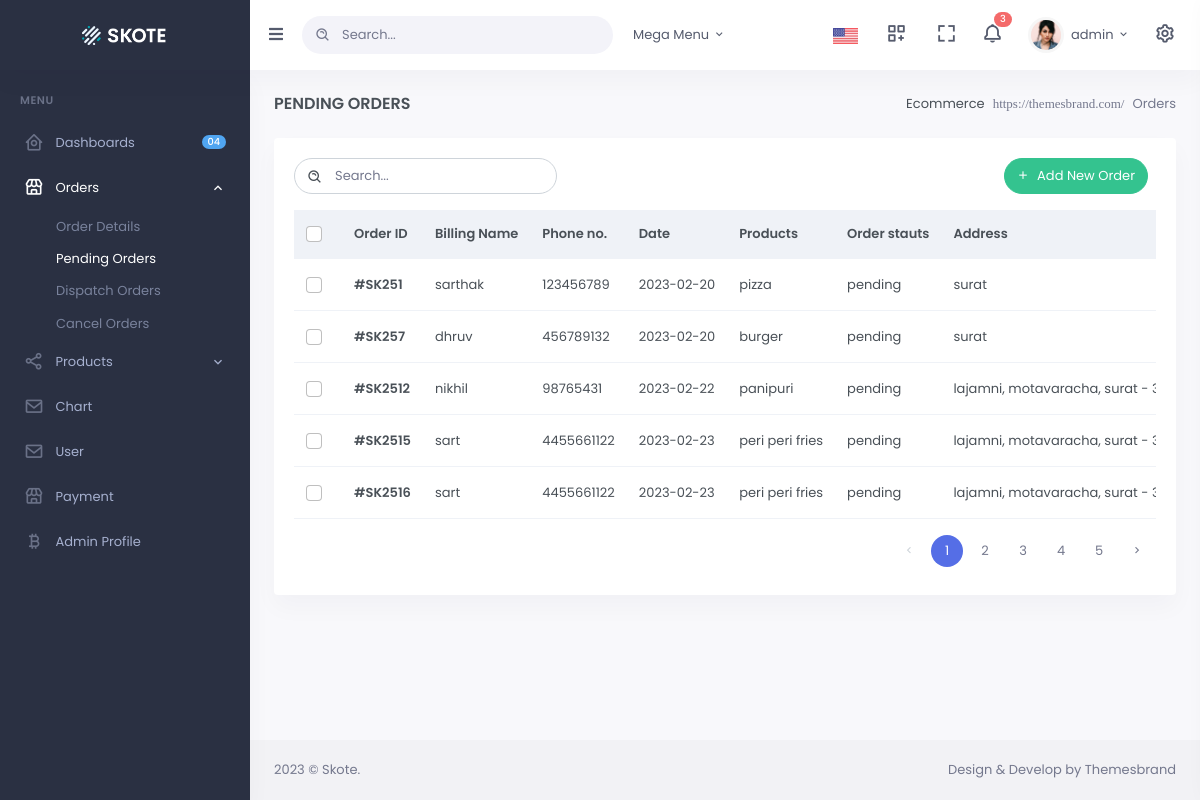
Page /order-pending.php (signed in) on the committed database.
### tables this page shows
CREATE TABLE `order` (
  `order_id` int NOT NULL,
  `billing_name` varchar(255) NOT NULL,
  `product_name` varchar(255) NOT NULL,
  `phone` varchar(15) NOT NULL,
  `order_date` date NOT NULL,
  `total` varchar(255) NOT NULL,
  `pay_status` varchar(255) NOT NULL,
  `pay_method` varchar(255) NOT NULL,
  `user_add` varchar(255) NOT NULL,
  `order_status` varchar(255) NOT NULL,
  `cancel_reason` varchar(255) NOT NULL
);

### order-pending.php (the view, shortened to what this page needs)
<!doctype html>
<html lang="en">
<head>
    <link href="assets/css/bootstrap.min.css" id="bootstrap-style" rel="stylesheet" type="text/css" />
    <link href="assets/css/icons.min.css" rel="stylesheet" type="text/css" />
    <link href="assets/css/app.min.css" id="app-style" rel="stylesheet" type="text/css" />
</head>
<body data-sidebar="dark">
    <div id="layout-wrapper">
        <?php
        include 'header.php';
        include 'menu.php';
        ?>
        <div class="main-content">
            <div class="page-content">
                <div class="container-fluid">
                    <div class="row">
                        <div class="col-12">
                            <div class="page-title-box d-sm-flex align-items-center justify-content-between">
                                <h4 class="mb-sm-0 font-size-18">Pending Orders</h4>
                                <div class="page-title-right">
                                    <ol class="breadcrumb m-0">
                                        <li class="breadcrumb-item"><a href="javascript: void(0);">Ecommerce</a></li>
                                        <li class="breadcrumb-item active">Orders</li>
                                    </ol>
                                </div>
                            </div>
                        </div>
                    </div>
                    <div class="row">
                        <div class="col-12">
                            <div class="card">
                                <div class="card-body">
                                    <div class="row mb-2">
                                        <div class="col-sm-4">
                                            <div class="search-box me-2 mb-2 d-inline-block">
                                                <div class="position-relative">
                                                    <input type="text" class="form-control" placeholder="Search...">
                                                    <i class="bx bx-search-alt search-icon"></i>
                                                </div>
                                            </div>
                                        </div>
                                        <div class="col-sm-8">
                                            <div class="text-sm-end">
                                                <a href="order-create.php"><button type="button" class="btn btn-success btn-rounded waves-effect waves-light mb-2 me-2"><i class="mdi mdi-plus me-1"></i> Add New Order</button></a>
                                            </div>
                                        </div>
                                    </div>
                                    <div class="table-responsive">
                                        <table class="table align-middle table-nowrap table-check">
                                            <thead class="table-light">
                                                <tr>
                                                    <th style="width: 20px;" class="align-middle">
                                                        <div class="form-check font-size-16">
                                                            <input class="form-check-input" type="checkbox" id="checkAll">
                                                        </div>
                                                    </th>
                                                    <th class="align-middle">Order ID</th>
                                                    <th class="align-middle">Billing Name</th>
                                                    <th class="align-middle">Phone no.</th>
                                                    <th class="align-middle">Date</th>
                                                    <th class="align-middle">Products</th>
                                                    <th class="align-middle">Order stauts</th>
                                                    <th class="align-middle">Address</th>
                                                </tr>
                                            </thead>
                                            <tbody>
                                                <?php
                                                $data = mysqli_query($conn, "SELECT * FROM `order` WHERE `order`.`order_status` = 'pending' ") or die(mysqli_error($conn));
                                                while ($row = mysqli_fetch_assoc($data)) {
                                                ?>
                                                    <tr>
                                                        <td>
                                                            <div class="form-check font-size-16">
                                                                <input class="form-check-input" type="checkbox" id="orderidcheck09">
                                                            </div>
                                                        </td>
                                                        <td><a href="javascript: void(0);" class="text-body fw-bold"><?php echo "#SK25" . $row['order_id'] ?></a>
                                                        </td>
                                                        <td><?php echo $row["billing_name"]; ?></td>
                                                        <td><?php echo $row["phone"]; ?></td>
                                                        <td><?php echo $row["order_date"]; ?></td>
                                                        <td><?php echo $row["product_name"]; ?></td>
                                                        <td><?php echo $row["order_status"]; ?></td>
                                                        <td><?php echo $row["user_add"]; ?></td>
                                                    </tr>
                                                <?php
                                                }
                                                ?>
                                            </tbody>
                                        </table>
                                    </div>
                                    <ul class="pagination pagination-rounded justify-content-end mb-2">
                                        <li class="page-item disabled">
                                            <a class="page-link" href="javascript: void(0);" aria-label="Previous">
                                                <i class="mdi mdi-chevron-left"></i>
                                            </a>
                                        </li>
                                        <li class="page-item active"><a class="page-link" href="javascript: void(0);">1</a></li>
                                        <li class="page-item"><a class="page-link" href="javascript: void(0);">2</a>
                                        </li>
                                        <li class="page-item"><a class="page-link" href="javascript: void(0);">3</a>
                                        </li>
                                        <li class="page-item"><a class="page-link" href="javascript: void(0);">4</a>
                                        </li>
                                        <li class="page-item"><a class="page-link" href="javascript: void(0);">5</a>
                                        </li>
                                        <li class="page-item">
                                            <a class="page-link" href="javascript: void(0);" aria-label="Next">
                                                <i class="mdi mdi-chevron-right"></i>
                                            </a>
                                        </li>
                                    </ul>
                                </div>
                            </div>
                        </div>
                    </div>
                </div>
            </div>
            <?php include "footer.php"; ?>
        </div>
</body>
</html>

### rows in the picture
order: order_id "1", billing_name "sarthak", phone "123456789", order_date "2023-02-20", product_name "pizza", order_status "pending", user_add "surat"
order: order_id "7", billing_name "dhruv", phone "456789132", order_date "2023-02-20", product_name "burger", order_status "pending", user_add "surat"
order: order_id "12", billing_name "nikhil", phone "98765431", order_date "2023-02-22", product_name "panipuri", order_status "pending", user_add "lajamni, motavaracha, surat -…"
order: order_id "15", billing_name "sart", phone "4455661122", order_date "2023-02-23", product_name "peri peri fries", order_status "pending", user_add "lajamni, motavaracha, surat -…"
order: order_id "16", billing_name "sart", phone "4455661122", order_date "2023-02-23", product_name "peri peri fries", order_status "pending", user_add "lajamni, motavaracha, surat -…"

### other values in the picture
$_SESSION["adminusername"] "admin"
